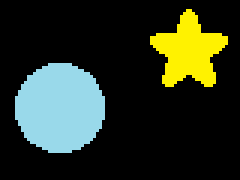
#> input picture lab-3/input/image_small.png, 80 x 60 px (shown 3 times larger)
$ python segmentation.py
#> lines starting #> are read from the running program, lines starting #| are printed output that depends on the picture; after the words box and inside, x2 and y2 are one past the last pixel; in counts of white or black regions, pixels touching at a corner belong together
import argparse
import cv2
import numpy
import random


def init_arg_parser():
    parser = argparse.ArgumentParser()
    parser.add_argument('-path', default='input/image_small.png', type=str)
    parser.add_argument('-method', default='split', type=str)
    parser.add_argument('-i', default=0, type=int)
    parser.add_argument('-j', default=0, type=int)
    return parser


def filter_threshold(image):
    result_image = numpy.zeros((image.shape[0], image.shape[1]), numpy.ubyte)
    for y in range(image.shape[0]):
        for x in range(image.shape[1]):
            if image[y, x] > 128:
                result_image[y, x] = 255
    return result_image


def uniform(image, segment):
    color = image[segment[0], segment[1]]
    for y in range(segment[0], segment[2]):
        for x in range(segment[1], segment[3]):
            if image[y, x] != color:
                return False
    return True


def split(image):
    stack = [[0, 0, image.shape[0] , image.shape[1]]]
    result = []
    while True:
        can_exit = True
        for segment in stack:
            if not uniform(image, segment):
                y_b = segment[0]
                y_m = (segment[0] + segment[2]) // 2
                y_t = segment[2]
                x_b = segment[1]
                x_m = (segment[1] + segment[3]) // 2
                x_t = segment[3]

                stack.remove(segment)

                if y_b != y_m and x_b != x_m:
                    stack.append([y_b, x_b, y_m, x_m])
                if y_m != y_t and x_b != x_m:
                    stack.append([y_m, x_b, y_t, x_m])
                if y_b != y_m and x_b != x_t:
                    stack.append([y_b, x_m, y_m, x_t])
                if y_m != y_t and x_m != x_t:
                    stack.append([y_m, x_m, y_t, x_t])
                can_exit = False
            else:
                result.append(segment)
                stack.remove(segment)
                can_exit = False
                break
        if can_exit:
            break
    return result


def clamp(value, min_val, max_val):
    return max(min(value, max_val), min_val)


# [65 lines left out: functions p_uniform, merge, not called in this run]


def paint_segment(segments, shape):
    result_image = numpy.zeros((shape[0], shape[1], 3), numpy.ubyte)
    for segment in segments:
        color = [random.randint(64, 256), random.randint(48, 208), random.randint(64, 256)]
        for y in range(segment[0], segment[2]):
            for x in range(segment[1], segment[3]):
                result_image[y, x] = color
    return result_image


# [7 lines left out: function p_paint_segment, not called in this run]


def moment(segments, image, coefs):
    result = []
    for segment in segments:
        seg_res = 0
        for y in range(segment[0], segment[2]):
            for x in range(segment[1], segment[3]):
                seg_res += image[y, x] * (y ** coefs[0]) * (x ** coefs[1])
        result.append(seg_res)
    return result


# [8 lines left out: function p_moment, not called in this run]


def main(args):
    origin_image = cv2.imread(args.path, cv2.IMREAD_GRAYSCALE)
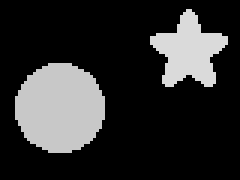
#> origin_image: shape (60, 80) (shown 3 times larger); min 0, max 218, mean 46.3
    image = filter_threshold(origin_image)
#> after the loop in filter_threshold, `for y in range(image.shape[0]):`:
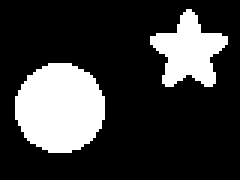
#> result_image: shape (60, 80) (shown 3 times larger); 22.4% white; 2 white regions, box (x1, y1, x2, y2) and area: (5, 21, 35, 51) 708, (50, 3, 76, 29) 369
    file = open('./output/moments.txt', 'w')
    moments = []

    if args.method == 'split':
        segments = split(image)
#> segments = 421 items, first 6: [30, 40, 60, 80], [0, 0, 15, 20], [0, 20, 15, 40], [37, 10, 45, 20], [30, 10, 37, 20], [37, 20, 45, 30]
        segmented_image = paint_segment(segments, image.shape)
#> the loop in paint_segment, `for segment in segments:` made 421 passes
#> (segment, color) on passes 1 to 3: ([30, 40, 60, 80], [162, 155, 74]), ([0, 0, 15, 20], [130, 178, 188]), ([0, 20, 15, 40], [167, 125, 186])
#> after the loop in paint_segment, `for segment in segments:`:
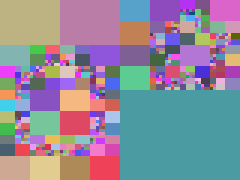
#> result_image: shape (60, 80, 3) (shown 3 times larger); mean of channels 0, 1, 2 154.9, 138.3, 142; drawn as B, G, R
        moments = moment(segments, image, (args.i, args.j))
#> the loop in moment, `for segment in segments:` made 421 passes
#> after the loop in moment, `for segment in segments:`: result = 421 values, max 20400 at index 3, min 0 at index 0, mean 652.3
#> moments has the same summary as result in moment
        cv2.imwrite('./output/split.png', segmented_image)
    elif args.method == 'merge':
        segments = merge(image)
        segmented_image = p_paint_segment(segments, image.shape)
        moments = p_moment(segments, image, (args.i, args.j))
        cv2.imwrite('./output/merge.png', segmented_image)
    elif args.method == 'combined':
        segments = split(image)
        segments = merge(image, segments)
        segmented_image = p_paint_segment(segments, image.shape)
        moments = p_moment(segments, image, (args.i, args.j))
        cv2.imwrite('./output/combined.png', segmented_image)

    for i in range(len(moments)):
        file.write('Moment of segment ' + str(i) + ' = ' + str(moments[i]) + '\n')


if __name__ == '__main__':
    arg_parser = init_arg_parser()
    main(arg_parser.parse_args())
